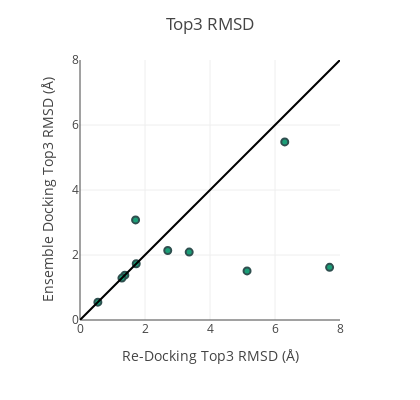

The code cell stored with this chart in its notebook:
### Code cell
fig = px.scatter(x=redock_res.top3_rmsd, y=ens_res.top3_rmsd, 
                 width=420, height=400,
                 color_discrete_sequence=px.colors.qualitative.Dark2)
fig.update_layout(yaxis_range=[0,8],xaxis_range=[0,8] )
fig.update_layout(yaxis_range=[0,8],xaxis_range=[0,8],
                  title="Top3 RMSD", 
                  xaxis_title="Re-Docking Top3 RMSD (Å)", 
                  yaxis_title="Ensemble Docking Top3 RMSD (Å)")
fig.update_traces(marker=dict(size=7,
                              line=dict(width=2,
                                        color='DarkSlateGrey')))
fig.add_shape(type="line",
              x0=0, 
              y0=0, 
              x1=8, 
              y1=8)
fig.write_image("CDK_ensemble_top3_best.svg")
fig

### Figure 1 — Plotly figure (JSON) as saved in the notebook; plotly's stock layout.template omitted (floating-point values rounded to 4 significant figures)
{"data": [{"hovertemplate": "x=%{x}<br>y=%{y}<extra></extra>", "legendgroup": "", "marker": {"color": "rgb(27,158,119)", "line": {"color": "DarkSlateGrey", "width": 2}, "size": 7, "symbol": "circle"}, "mode": "markers", "name": "", "orientation": "v", "showlegend": false, "type": "scatter", "x": [1.38, 2.7, 7.68, 1.73, 3.36, 5.14, 1.29, 1.71, 6.3, 0.55], "xaxis": "x", "y": [1.38, 2.14, 1.62, 1.73, 2.09, 1.51, 1.29, 3.08, 5.48, 0.55], "yaxis": "y"}], "layout": {"height": 400, "legend": {"tracegroupgap": 0}, "margin": {"t": 60}, "shapes": [{"type": "line", "x0": 0, "x1": 8, "y0": 0, "y1": 8}], "title": {"text": "Top3 RMSD"}, "width": 420, "xaxis": {"anchor": "y", "domain": [0, 1], "range": [0, 8], "title": {"text": "Re-Docking Top3 RMSD (Å)"}}, "yaxis": {"anchor": "x", "domain": [0, 1], "range": [0, 8], "title": {"text": "Ensemble Docking Top3 RMSD (Å)"}}}}
